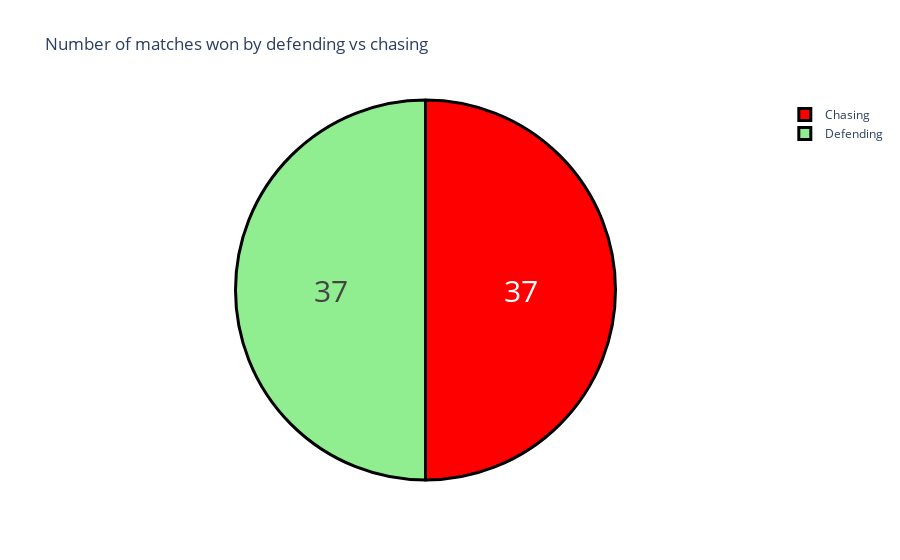

This figure's notebook cell:
### Markdown cell above
## Number of Matches won by and defending team

### Code cell
import plotly.graph_objects as go
import seaborn as sns

# Fix 1: Correct typo in 'Wickets'
df['won_by'] = df['won_by'].map({'Wickets': 'Chasing', 'Runs': 'Defending'})

# Count values
won_by = df['won_by'].value_counts()
label = won_by.index
counts = won_by.values
colors = ['red', 'lightgreen']

# Fix 2: Use data= not df=
fig = go.Figure(data=[go.Pie(labels=label, values=counts)])

# Optional Fix 3: Fix hoverinfo format
fig.update_layout(title_text="Number of matches won by defending vs chasing")
fig.update_traces(
    hoverinfo='label+percent',
    textinfo='value',
    textfont_size=30,
    marker=dict(colors=colors, line=dict(color='black', width=3)))

# fig.show()

### Figure 1 — Plotly figure (JSON) as saved in the notebook; plotly's stock layout.template omitted (floating-point values rounded to 4 significant figures)
{"data": [{"hoverinfo": "label+percent", "labels": ["Chasing", "Defending"], "marker": {"colors": ["red", "lightgreen"], "line": {"color": "black", "width": 3}}, "textfont": {"size": 30}, "textinfo": "value", "type": "pie", "values": [37, 37]}], "layout": {"autosize": true, "hiddenlabels": [], "title": {"text": "Number of matches won by defending vs chasing"}}}
